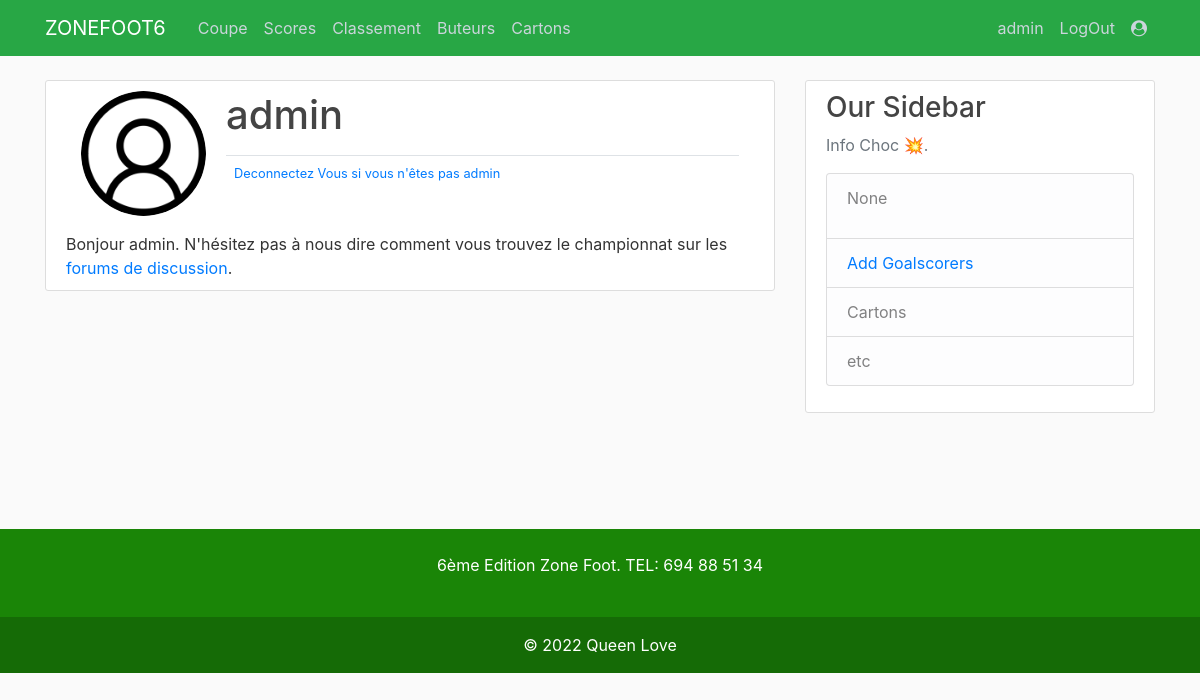
Page /account/profile/ (signed in) on the earlier database version.
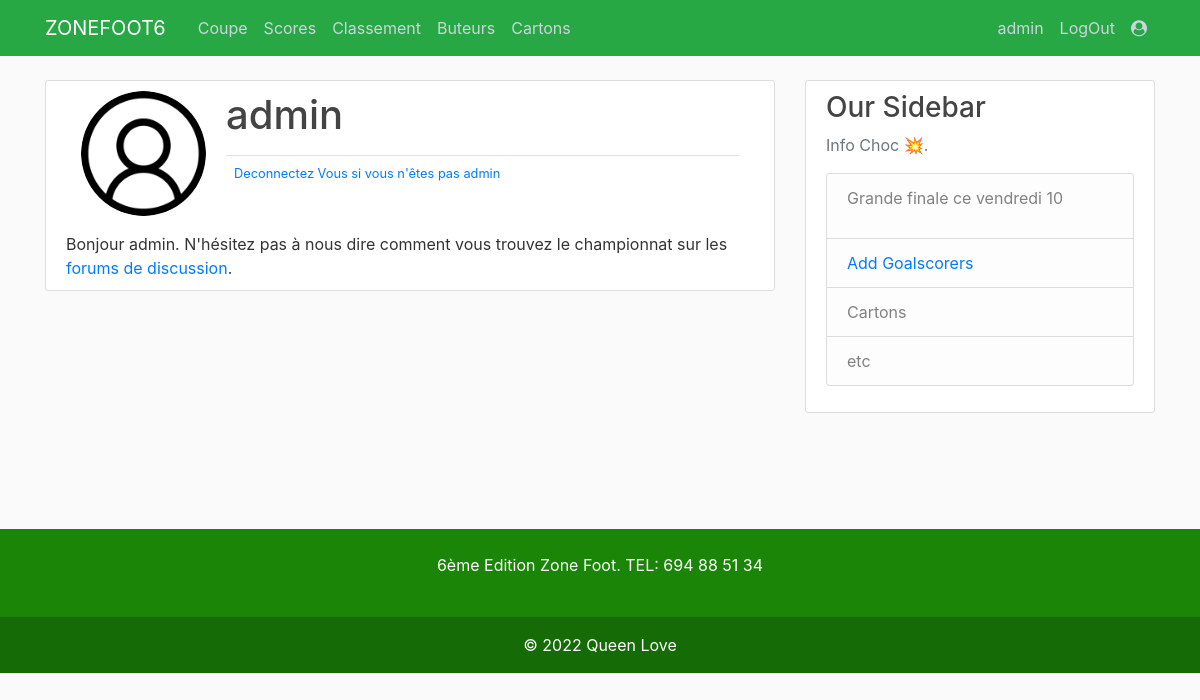
Same page on the later database version.
### scores/models.py (models this page shows)
class Info(models.Model):
    info = models.CharField(max_length=100)
    created_at = models.DateTimeField(auto_now_add=True)
    updated = models.DateTimeField(auto_now=True)
    def __str__(self):
        return self.info

### account/views.py (the view)
# urls.py: path('profile/', views.profile, name='profile'),
@login_required
def profile(request):
    return render(request, 'account/profile.html', {})

### scores/context_processors.py (called while the page is built)
def infochoc(request):
    return {
        'info': Info.objects.last()
    }

### account/templates/account/profile.html (shortened to what this page needs)
{% extends "base.html" %}
{% load crispy_forms_tags %}
{% block content %}
<div class="content-section">
    <div class="container">
    <div class="media">
        <img class="rounded-circle account-img" src="{{ user.profile.image.url }}" alt="">
        <div class="media-body">
            <h2 class="account-heading">{{ user.username }}</h2>
            <div class="border-top pt-1">
                <small class="text-muted">
                    <a class="ml-2" href="{% url 'logout' %}">Deconnectez Vous si vous n'êtes pas {{ user.username }}</a>
                </small>
            </div>
        </div>
    </div>
    </div>
    <div>
        Bonjour {{ user.username }}. N'hésitez pas à nous dire comment vous trouvez le championnat sur les <a href="{% url 'index' %}">forums de discussion</a>.
    </div>
</div>
{% endblock content %}

### scores/templates/base.html (shortened to what this page needs)
{% load static %}
<!DOCTYPE html>
<html>
<head>
    <link rel="stylesheet" href="https://cdnjs.cloudflare.com/ajax/libs/font-awesome/4.7.0/css/font-awesome.min.css">
    <link rel="stylesheet" href="https://maxcdn.bootstrapcdn.com/bootstrap/4.0.0/css/bootstrap.min.css">
    <link href="https://cdn.jsdelivr.net/npm/select2@4.1.0-rc.0/dist/css/select2.min.css" rel="stylesheet" />
    <link rel="stylesheet" type="text/css" href="{% static 'style.css' %}">
</head>
<body>
	<header class="site-header">
	  <nav class="navbar navbar-expand-md navbar-dark bg-success fixed-top">
	    <div class="container">
	      <a class="navbar-brand mr-4" href="{% url 'index' %}">ZONEFOOT6</a>
	      <div class="collapse navbar-collapse" id="navbarToggle">
	        <div class="navbar-nav mr-auto">
	          <a class="nav-item nav-link" href="{% url 'coupe' %}">Coupe</a>
	          <a class="nav-item nav-link" href="{% url 'fixtures' %}">Scores</a>
	          <a class="nav-item nav-link" href="{% url 'classement' %}">Classement</a>
	          <a class="nav-item nav-link" href="{% url 'clsbuteurs' %}">Buteurs</a>
	          <a class="nav-item nav-link" href="{% url 'cards' %}">Cartons</a>
	        </div>
	        <div class="navbar-nav">
	             {% if user.is_authenticated %}
				<a class="nav-item nav-link" href="{% url 'profile' %}">{{ request.user.username }}</a>
				<a class="nav-item nav-link" href="{% url 'logout' %}">LogOut</a>
			  {% else %}
				<a class="nav-item nav-link" href="{% url 'login' %}">Login</a>
				<a class="nav-item nav-link" href="{% url 'inscription' %}">Register</a>
			  {% endif %}
			 {% if user.is_staff %}
			  <a class="nav-item nav-link" href="/admin/" target="_blank">
				  <i class="fa fa-user-circle" aria-hidden="true"></i></a>
				{% endif %}
	        </div>
	      </div>
	    </div>
	  </nav>
	</header>
	<main role="main" class="container">
	  <div class="row">
	    <div class="col-md-8">
	      {% block content %}{% endblock %}
	    </div>
	    <div class="col-md-4">
	      <div class="content-section">
	        <h3>Our Sidebar</h3>
	        <p class='text-muted'>Info Choc 💥.
	          <ul class="list-group">
	            <li class="list-group-item list-group-item-light">
	            	<p>{{ info }}</p>
	            </li>
	            <li class="list-group-item list-group-item-light">
	            	<a href="{% url 'goalscorers' %}">Add Goalscorers</a>
	            </li>
	            <li class="list-group-item list-group-item-light">Cartons</li>
	            <li class="list-group-item list-group-item-light">etc</li>
	          </ul>
	        </p>
	      </div>
	    </div>
	  </div>
	  <br>
	  <br>
	  <br>
	  <br>
	</main>
<section class="">
  <footer class="text-center text-white" style="background-color: #1A8507;">
    <div class="container p-4 pb-0">
      <section class="">
        <p class="d-flex justify-content-center align-items-center">
          <span class="me-3">6ème Edition Zone Foot. TEL: 694 88 51 34 </span>
        </p>
      </section>
    </div>
    <div class="text-center p-3" style="background-color: rgba(0, 0, 0, 0.2);">
      <a class="text-white" href="#">© 2022 Queen Love </a>
    </div>
  </footer>
</section>
</body>
</html>

Differences in the rows shown:
added Info: info "Grande finale ce vendredi 10"
Other differences:
{{ info }}: "None" → (not shown)
